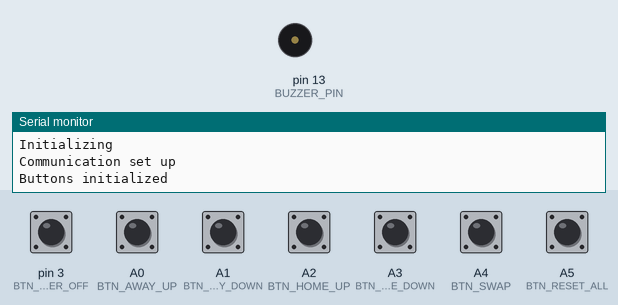
A program run on a simulated Arduino Nano, built with avr-gcc and run on an emulated ATmega328P. On the bench: buzzer (waves = sounding), the last lines printed to the serial monitor. The inputs (shaded band) are chosen by the test bench; at power-on: A0 (BTN_AWAY_UP), A1 (BTN_AWAY_DOWN), A2 (BTN_HOME_UP), A3 (BTN_HOME_DOWN), A4 (BTN_SWAP), A5 (BTN_RESET_ALL), pin 3 (BTN_POWER_OFF) HIGH. No radio packets arrive unless stated.

Above: at 1.8 s.
1.9 s: pin 3 (BTN_POWER_OFF) pulled LOW for 0.15 s
At 4.1 s:
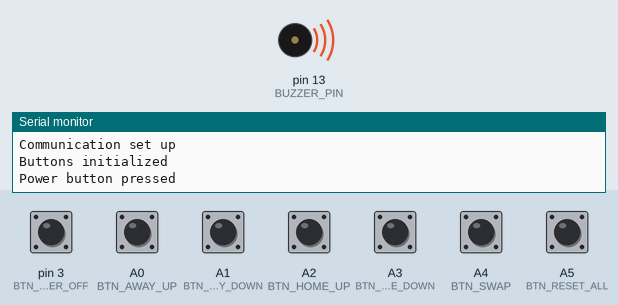
4.9 s: A0 (BTN_AWAY_UP) pulled LOW for 0.15 s
At 6.5 s:
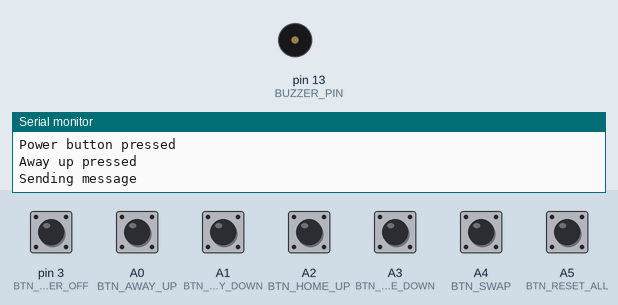
6.6 s: A1 (BTN_AWAY_DOWN) pulled LOW for 0.15 s
At 7.5 s:
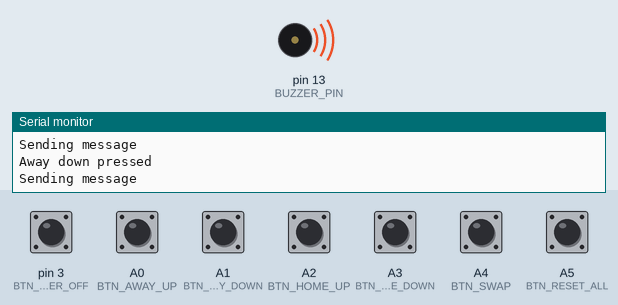
8.3 s: A2 (BTN_HOME_UP) pulled LOW for 0.15 s
At 9.9 s:
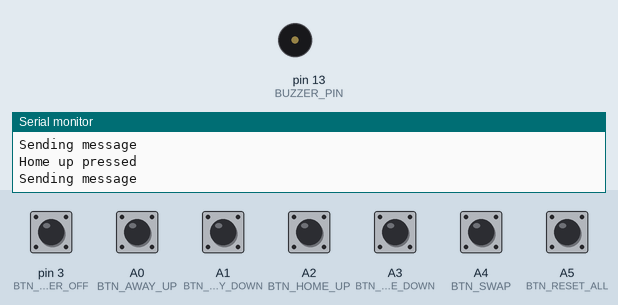
10.0 s: A3 (BTN_HOME_DOWN) pulled LOW for 0.15 s
At 10.9 s:
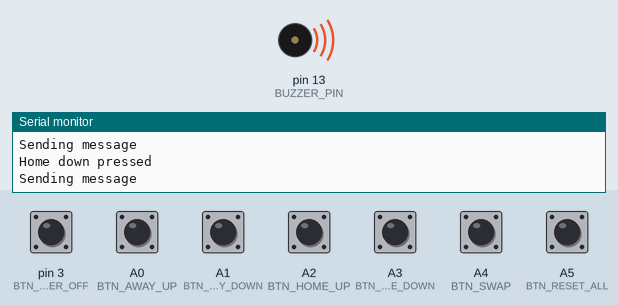
11.7 s: A4 (BTN_SWAP) pulled LOW for 0.15 s
At 14.0 s:
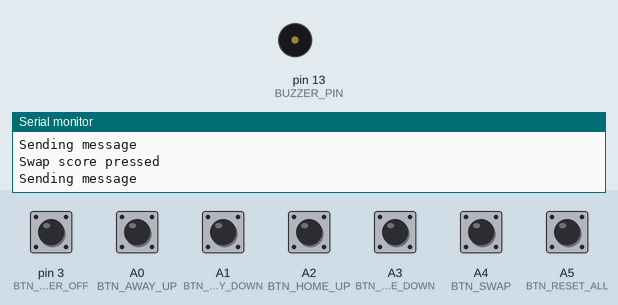
Timing chart, 0 to 14.4 s (numbered marks = the images above; inputs shaded):
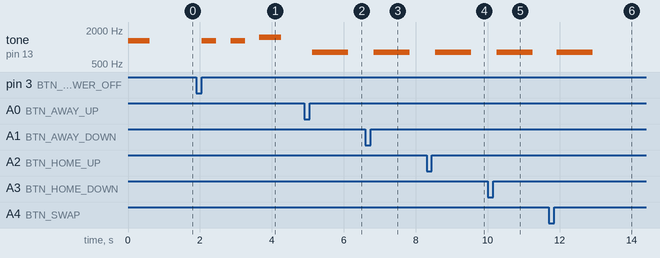

Measured:
- after the input at 1.9 s, tone on pin 13 (BUZZER_PIN): plays 1300 Hz for 0.40 s, 1300 Hz for 0.40 s, 1500 Hz for 0.60 s, starting after 0.15 s
- after the input at 4.9 s, tone on pin 13 (BUZZER_PIN): silent → 800 Hz after 0.22 s, → silent 1.0 s later
- after the input at 6.6 s, tone on pin 13 (BUZZER_PIN): silent → 800 Hz after 0.23 s, → silent 1.0 s later
- after the input at 8.3 s, tone on pin 13 (BUZZER_PIN): silent → 800 Hz after 0.24 s, → silent 1.0 s later
- after the input at 10.0 s, tone on pin 13 (BUZZER_PIN): silent → 800 Hz after 0.25 s, → silent 1.0 s later
- after the input at 11.7 s, tone on pin 13 (BUZZER_PIN): silent → 800 Hz after 0.21 s, → silent 1.0 s later

The program:

main.cpp
```cpp
/*
  Uses a few buttons and 433 MHz transciever to communicate
  with the scoreboard. We can controll points, set player
  reset whole match and use pre-defined game settings
*/

#include <Arduino.h>
#include <EasyButton.h>
#include <VirtualWire.h>

#define BTN_HOME_UP A2
#define BTN_HOME_DOWN A3
#define BTN_AWAY_UP A0
#define BTN_AWAY_DOWN A1
#define BTN_SWAP A4
#define BTN_RESET_ALL A5
#define BTN_POWER_OFF 3
#define COMMUNICATION_PIN 2
#define BUZZER_PIN 13
#define POWER_LATCH_PIN 4


unsigned long lastActionMillis;
const unsigned long inactivityPeriod = 600000; //the value is a number of milliseconds here 10 minutes

bool homePlayer = true;
bool awayPlayer = true;

// Instance of the button.
EasyButton btnHomeUp(BTN_HOME_UP);
EasyButton btnHomeDown(BTN_HOME_DOWN);
EasyButton btnAwayUp(BTN_AWAY_UP);
EasyButton btnAwayDown(BTN_AWAY_DOWN);
EasyButton btnSwapScore(BTN_SWAP);
EasyButton btnReset(BTN_RESET_ALL);
EasyButton btnPowerOff(BTN_POWER_OFF);

void sendMessage(char* message) {
  // to reset the last action counter for self shutdown
  lastActionMillis = millis();
  Serial.println("Sending message");
  digitalWrite(13, HIGH);
  vw_send((uint8_t *)message, strlen(message));
  vw_wait_tx();
  tone(BUZZER_PIN, 800);
  delay(1000);
  digitalWrite(13, LOW);
  noTone(BUZZER_PIN);
}

// Callback functions
void onHomeUpPressed() {
  Serial.println("Home up pressed");
  sendMessage("h");
}

void onHomeDownPressed() {
  Serial.println("Home down pressed");
  sendMessage("v");
}

void onAwayUpPressed() {
  Serial.println("Away up pressed");
  sendMessage("a");
}

void onAwayDownPressed() {
  Serial.println("Away down pressed");
  sendMessage("m");
}

void onSwapScorePressed() {
  Serial.println("Swap score pressed");
  sendMessage("$");
}

void onResetPressed() {
  if (millis() < 3000) {
    Serial.println("Reset was cancelled due to initialization code");
    return;
  }
  Serial.println("Reset pressed");
  sendMessage("@");
}

void onPowerPressed() {
  Serial.println("Power button pressed");
  tone(BUZZER_PIN, 1300);
  delay(400);
  noTone(BUZZER_PIN);
  delay(400);
  tone(BUZZER_PIN, 1300);
  delay(400);
  noTone(BUZZER_PIN);
  delay(400);
  tone(BUZZER_PIN, 1500);
  delay(600);
  noTone(BUZZER_PIN);
  // this will shut down the power
  digitalWrite(POWER_LATCH_PIN, LOW);
}

void onPowerOffPressed() {
  Serial.println("Power OFF button pressed");
  tone(BUZZER_PIN, 3500);
  delay(600);
  noTone(BUZZER_PIN);
}

void setup() {

  pinMode(POWER_LATCH_PIN, OUTPUT);
  pinMode(BTN_POWER_OFF, INPUT);

  // Keeps the circuit on
  digitalWrite(POWER_LATCH_PIN, HIGH);

  Serial.begin(9600);
  Serial.println("Initializing");

  // set the type of communication
  vw_set_ptt_inverted(true);
  // the speed in bits per sec
  vw_setup(1000);
  vw_set_tx_pin(COMMUNICATION_PIN);

  Serial.println("Communication set up");

  btnHomeUp.begin();
  btnHomeDown.begin();
  btnAwayUp.begin();
  btnAwayDown.begin();
  btnSwapScore.begin();
  btnReset.begin();
  btnPowerOff.begin();

  btnHomeUp.onPressed(onHomeUpPressed);
  btnHomeDown.onPressed(onHomeDownPressed);
  btnAwayUp.onPressed(onAwayUpPressed);
  btnAwayDown.onPressed(onAwayDownPressed);
  btnSwapScore.onPressed(onSwapScorePressed);
  btnReset.onPressedFor(2000, onResetPressed);
  btnPowerOff.onPressed(onPowerPressed);

  pinMode(13, OUTPUT);
  tone(BUZZER_PIN, 1300);
  delay(600);
  noTone(BUZZER_PIN);

  Serial.println("Buttons initialized");
}

void loop() {
  btnHomeUp.read();
  btnHomeDown.read();
  btnAwayUp.read();
  btnAwayDown.read();
  btnSwapScore.read();
  btnReset.read();
  btnPowerOff.read();
  delay(50);

  // cut off the power if there was no activity for some time
  if ((millis() - lastActionMillis) >= inactivityPeriod) {
     onPowerPressed();
  }

}
```
